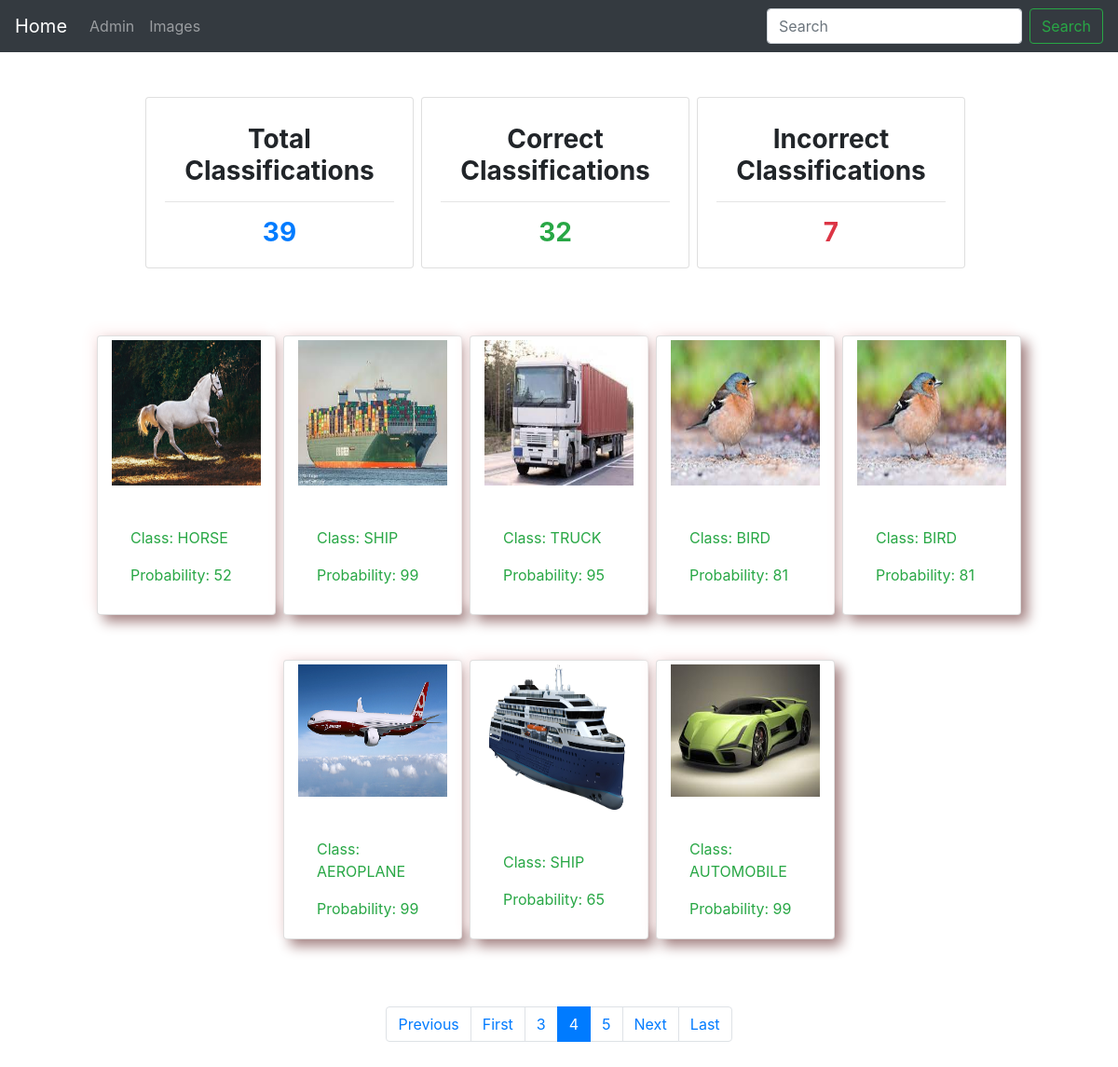
The app's page /images/?page=4 with its own data.
### PhotoAlbum/models.py (models this page shows, shortened)
class Classification(models.Model):
    id = models.AutoField(primary_key = True)
    image = models.ImageField(upload_to ='results/')
    label = models.CharField(max_length = 50,default='AEROPLANE')
    classification_category = models.CharField(max_length = 50,default='')
    probability = models.IntegerField()

### PhotoAlbum/views.py (the view)
# urls.py: path('images/',views.images , name='images')
def images(request):
    if request.method == 'POST':
        query = request.POST.get('search')
        allPredsClass = Classification.objects.filter(classification_category__icontains = query)
        allPredsLabel = Classification.objects.filter(label__icontains = query)
        allPreds = allPredsClass.union(allPredsLabel)
        total = len(allPreds)
        pos = 0
        neg = 0
        for i in allPreds:
            if i.classification_category == i.label:
                pos+=1
            else:
                neg+=1
        context={'total':total,'pos':pos,'neg':neg,'pagn':False}
    else:
        allPreds = Classification.objects.all().order_by('-id')
        total = len(allPreds)
        pos = len(Classification.objects.filter(classification_category__contains=F('label')))
        neg = total - pos
        context={'total':total,'pos':pos,'neg':neg,'pagn':True}
    paginator = Paginator(allPreds, 8)
    page_num = request.GET.get('page',1)
    try:
        preds = paginator.page(page_num)
    except EmptyPage:
        preds = paginator.page(2)
    except PageNotAnInteger:
        preds = paginator.page(1)
    context['preds']=preds
    return render(request,'images.html',context)

### PhotoAlbum/templates/images.html (shortened to what this page needs)
{% extends 'basic.html' %}
{% block body %}
<div class="container my-5">
      <div class="row d-flex justify-content-center">
        <div class="card mr-2" style="width: 18rem;">
          <div class="card-body">
            <h3 class="card-title text-center my-2 font-weight-bold ">Total Classifications</h3>
            <hr>
            <h3 class="card-text text-center font-weight-bold text-primary">{{total}}</h3>
          </div>
        </div>
        <div class="card mr-2 rounded" style="width: 18rem;">
          <div class="card-body">
            <h3 class="card-title text-center my-2 font-weight-bold ">Correct Classifications</h3>
            <hr>
            <h3 class="card-text text-center font-weight-bold text-success">{{pos}}</h3>
          </div>
        </div>
        <div class="card mr-2" style="width: 18rem;">
          <div class="card-body">
            <h3 class="card-title text-center my-2 font-weight-bold">Incorrect Classifications</h3>
            <hr>
            <h3 class="card-text text-center font-weight-bold text-danger">{{neg}}</h3>
          </div>
        </div>
  </div>
</div>
<div class="mx-4 my-3 d-flex justify-content-center row">
{% for img in preds %}
{% if img.label == img.classification_category %}
<div class="card col-md-2 mx-1 my-4 rounded " style="width: 202px;height:300px;box-shadow:  7px 7px 14px #a38181,
             -7px -7px 14px #fff5f5;">
  <img class="card-img-top pt-1" src="/media/{{img.image}}" style="width: 100%; height:160px;" alt="Card image cap">
  <br>
  <div class="card-body text-success">
    <p class="card-text bold">Class: {{img.classification_category}}</p>
    <p class="card-text bold">Probability: {{img.probability}}</p>
  </div>
</div>
{% endif %}
{% endfor %}
</div>
{% if pagn %}
<div class="container my-5">
  <div class="d-flex justify-content-center">
    <nav aria-label="...">
      <ul class="pagination">
        {% if preds.has_previous %}
        <li class="page-item">
          <a class="page-link" href="{% url 'images' %}?page={{preds.previous_page_number}}" tabindex="-1">Previous</a>
        </li>
        <li class="page-item">
          <a class="page-link" href="?page=1">First</a>
        </li>
        <li class="page-item"><a class="page-link" href="{% url 'images' %}?page={{preds.previous_page_number}}">{{preds.previous_page_number}}</a></li>
        {% endif %}
        <li class="page-item active">
          <a class="page-link" href="#">{{preds.number}} <span class="sr-only">(current)</span></a>
        </li>
        {% if preds.has_next %}
        <li class="page-item"><a class="page-link" href="{% url 'images' %}?page={{preds.next_page_number}}">{{preds.next_page_number}}</a></li>
        <li class="page-item">
          <a class="page-link" href="{% url 'images' %}?page={{preds.next_page_number}}">Next</a>
        </li>
        <li class="page-item">
          <a class="page-link" href="{% url 'images' %}?page={{preds.paginator.num_pages}}">Last </a>
        </li>
        {% endif %}
      </ul>
    </nav>
  </div>
</div>
{% endif %}
{% endblock body %}

### records on screen
Classification: image (picture), classification_category "HORSE", probability "52"
Classification: image (picture), classification_category "SHIP", probability "99"
Classification: image (picture), classification_category "TRUCK", probability "95"
Classification: image (picture), classification_category "BIRD", probability "81"
Classification: image (picture), classification_category "BIRD", probability "81"
Classification: image (picture), classification_category "AEROPLANE", probability "99"
Classification: image (picture), classification_category "SHIP", probability "65"
Classification: image (picture), classification_category "AUTOMOBILE", probability "99"

### other values on screen
{{ total }} "39"
{{ pos }} "32"
{{ neg }} "7"
{{ preds.previous_page_number }} "3"
{{ preds.number }} "4"
{{ preds.next_page_number }} "5"
